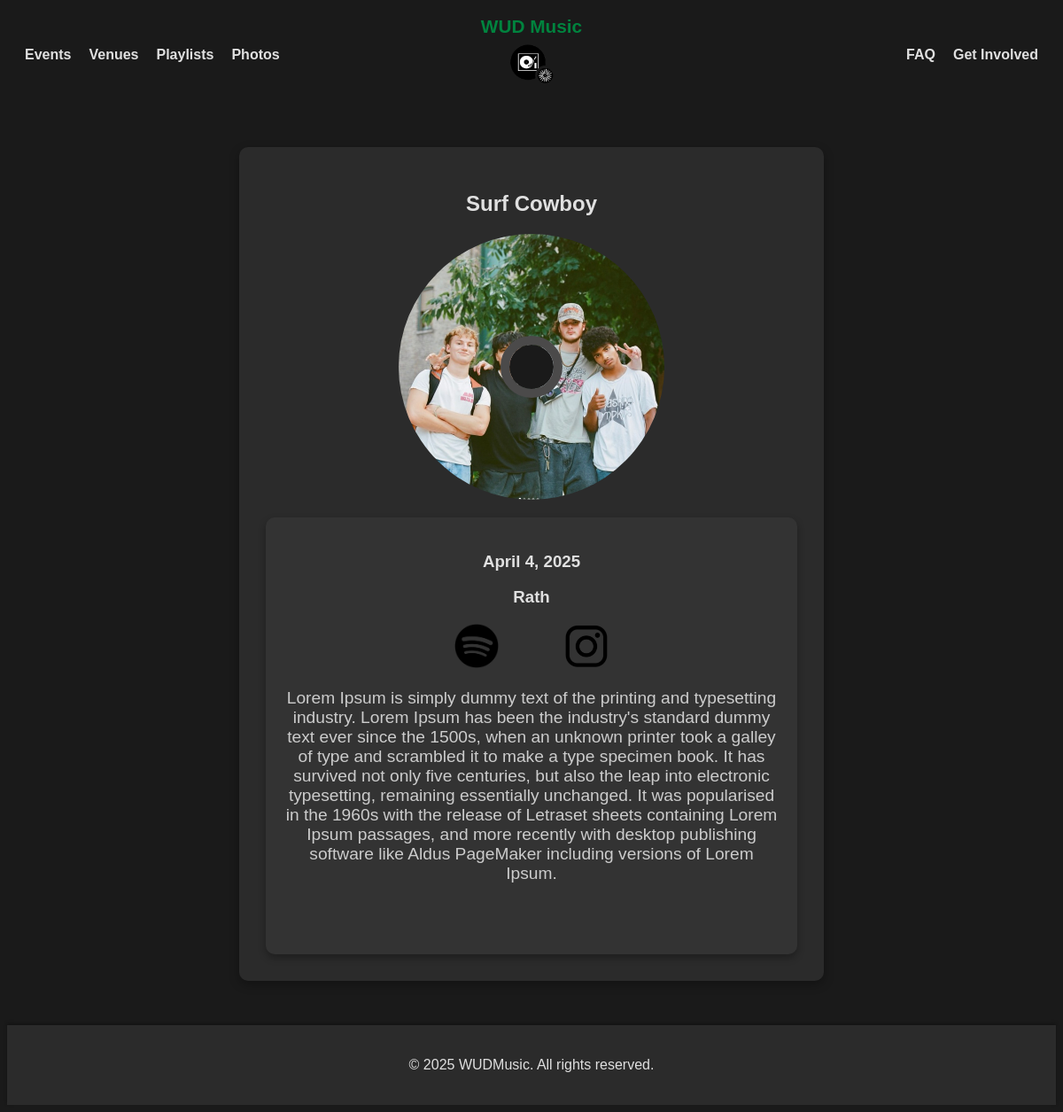
Screenshot of /concert/7/ with the database file from the repository.
### home/models.py (models this page shows, shortened)
class Concert(models.Model):
    id = models.AutoField(primary_key=True)
    name = models.CharField(max_length=255)
    date = models.DateTimeField()
    venue = models.CharField(max_length=255)
    description = models.TextField()
    spotify = models.URLField(blank=True, null=True)
    instagram = models.URLField(blank=True, null=True)
    image = models.ImageField(
        upload_to='concert_images/',
        blank=True,
        null=True,
        default='concert_images/default.jpg'
    )

### home/views.py (the view)
# urls.py: path('concert/<int:concert_id>/', views.concert_detail, name='concert_detail'),
def concert_detail(request, concert_id):
    concert = get_object_or_404(Concert, id=concert_id)
    return render(request, 'home/concert_detail.html', {'concert': concert})

### home/templates/home/concert_detail.html (shortened to what this page needs)
{% extends "base.html" %}
{% load static %}
{% block extra_head %}
    <link rel="stylesheet" type="text/css" href="{% static 'home/css/concert.css' %}">
{% endblock %}
{% block content %}
<div class="container">
    <h2 class="artist-name">{{ concert.name }}</h2>
    <div class="carousel-container">
        <div class="carousel">
            <div class="image-container">
                <div class="center-hole"></div>
            </div>
        </div>
    </div>
    <div class="hero">
        <h3 class="date-name">{{ concert.date|date:"F j, Y" }}</h3>
        <h3 class="venue-name">{{ concert.venue }}</h3>
        <a href="{{ concert.spotify }}" id="mainSpotify" style="margin: 0 25px; text-decoration: none;">
            <img src="{% static 'home/images/spotify.png' %}" alt="Spotify Logo" style="width: 50px; margin: 0 10px;">
        </a>
        <a href="{{ concert.instagram }}" id="mainInstagram" style="margin: 0 25px; text-decoration: none;">
            <img src="{% static 'home/images/insta3.png' %}" alt="Instagram Logo" style="width: 50px; margin: 0 10px;">
        </a>
        <p>{{ concert.description }}</p>
    </div>
</div>
{% endblock %}

### static/css/styles.css (style rules this page uses)
body { font-family: 'Raleway', sans-serif; background-color: #1a1a1a; color: #e0e0e0; }
.container, .user_card { width: 100%; max-width: 500px; margin: 50px auto; padding: 30px; text-align: center; background-color: #2b2b2b; border-radius: 10px; box-shadow: 0 4px 12px rgba(0, 0, 0, 0.3); color: #e0e0e0; }
.hero { padding: 50px 20px; background-color: #333333; border-radius: 10px; box-shadow: 0 4px 8px rgba(0, 0, 0, 0.3); }
.hero p { font-size: 1.2em; color: #cccccc; margin-bottom: 30px; }

### home/static/home/css/concert.css (style rules this page uses)
.carousel-container { display: flex; align-items: center; justify-content: center; position: relative; }
.carousel { position: relative; display: flex; align-items: center; }
.center-hole { position: absolute; top: 50%; left: 50%; width: 50px; height: 50px; background-color: #1a1a1a; border-radius: 50%; transform: translate(-50%, -50%); z-index: 1; outline: 10px solid rgb(75, 74, 74); }
.container { width: 100%; max-width: 600px; margin: 50px auto; padding: 30px; text-align: center; background-color: #2b2b2b; border-radius: 10px; box-shadow: 0 4px 12px rgba(0, 0, 0, 0.3); color: #e0e0e0; }
.hero { margin-top: 0; padding-top: 20px; }
.container .hero { margin-top: 20px; }
#mainSpotify, #mainInstagram { text-decoration: none !important; color: inherit !important; margin-right: 25px; margin-left: 25px; }
#mainSpotify img, #mainInstagram img { text-decoration: none; color: inherit; width: 50px; margin: 0 25px; display: inline-block; }
#mainSpotify, #mainInstagram { text-decoration: none; }

### rows the page displays
Concert: name "Surf Cowboy", date "April 4, 2025", venue "Rath", description "Lorem Ipsum is simply dummy text of the printing and typesetting industry. Lorem Ipsum has been the industry's standard dummy text ever since the 1500s, when an unknown printer took a galley of type and scrambled it to make a type specimen book. It has survived not only five centuries, but also the leap into electronic typesetting, remaining essentially unchanged. It was popularised in the 1960s with the release of Letraset sheets containing Lorem Ipsum passages, and more recently with desktop publishing software like Aldus PageMaker including versions of Lorem Ipsum."
